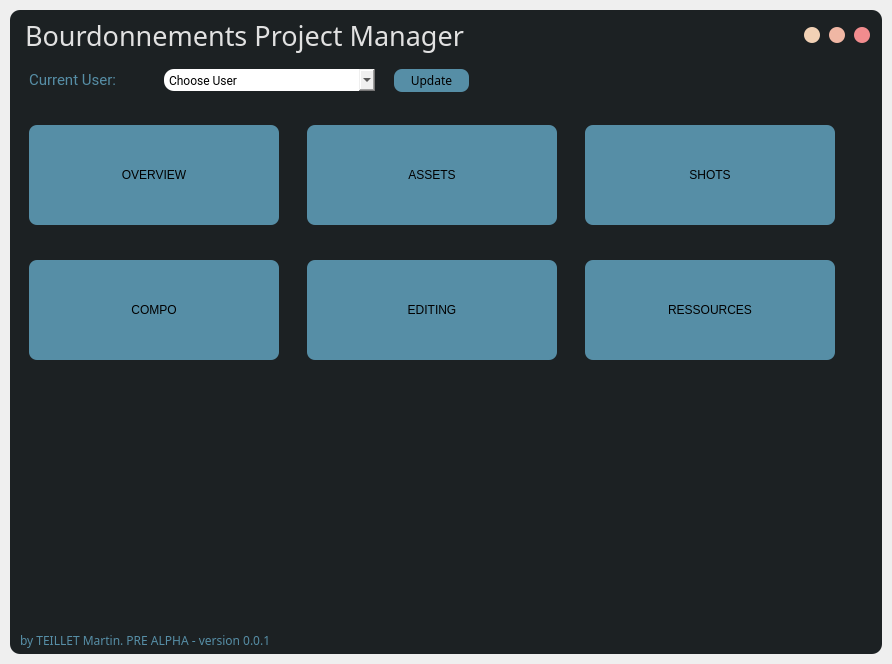
<?xml version="1.0" encoding="UTF-8"?>
<ui version="4.0">
 <class>MainWindow</class>
 <widget class="QMainWindow" name="MainWindow">
  <property name="geometry">
   <rect>
    <x>0</x>
    <y>0</y>
    <width>892</width>
    <height>664</height>
   </rect>
  </property>
  <property name="windowTitle">
   <string>MainWindow</string>
  </property>
  <widget class="QWidget" name="centralwidget">
   <layout class="QVBoxLayout" name="mainFrameLayout">
    <property name="spacing">
     <number>0</number>
    </property>
    <property name="leftMargin">
     <number>10</number>
    </property>
    <property name="topMargin">
     <number>10</number>
    </property>
    <property name="rightMargin">
     <number>10</number>
    </property>
    <property name="bottomMargin">
     <number>10</number>
    </property>
    <item>
     <widget class="QFrame" name="mainFrame">
      <property name="styleSheet">
       <string notr="true">background-color: rgb(28, 33, 35);

border-radius :10px;
</string>
      </property>
      <property name="frameShape">
       <enum>QFrame::NoFrame</enum>
      </property>
      <property name="frameShadow">
       <enum>QFrame::Raised</enum>
      </property>
      <layout class="QVBoxLayout" name="verticalLayout">
       <property name="spacing">
        <number>0</number>
       </property>
       <property name="leftMargin">
        <number>0</number>
       </property>
       <property name="topMargin">
        <number>0</number>
       </property>
       <property name="rightMargin">
        <number>0</number>
       </property>
       <property name="bottomMargin">
        <number>0</number>
       </property>
       <item>
        <widget class="QFrame" name="title_bar">
         <property name="maximumSize">
          <size>
           <width>16777215</width>
           <height>50</height>
          </size>
         </property>
         <property name="styleSheet">
          <string notr="true">background-color : none;</string>
         </property>
         <property name="frameShape">
          <enum>QFrame::NoFrame</enum>
         </property>
         <property name="frameShadow">
          <enum>QFrame::Raised</enum>
         </property>
         <layout class="QHBoxLayout" name="horizontalLayout">
          <property name="spacing">
           <number>0</number>
          </property>
          <property name="leftMargin">
           <number>0</number>
          </property>
          <property name="topMargin">
           <number>0</number>
          </property>
          <property name="rightMargin">
           <number>0</number>
          </property>
          <property name="bottomMargin">
           <number>0</number>
          </property>
          <item>
           <widget class="QFrame" name="frame_title_boubou">
            <property name="minimumSize">
             <size>
              <width>0</width>
              <height>0</height>
             </size>
            </property>
            <property name="font">
             <font>
              <family>Bebas Neue</family>
              <pointsize>14</pointsize>
             </font>
            </property>
            <property name="frameShape">
             <enum>QFrame::StyledPanel</enum>
            </property>
            <property name="frameShadow">
             <enum>QFrame::Raised</enum>
            </property>
            <layout class="QVBoxLayout" name="verticalLayout_2">
             <property name="spacing">
              <number>0</number>
             </property>
             <property name="leftMargin">
              <number>15</number>
             </property>
             <property name="topMargin">
              <number>0</number>
             </property>
             <property name="rightMargin">
              <number>0</number>
             </property>
             <property name="bottomMargin">
              <number>0</number>
             </property>
             <item>
              <widget class="QLabel" name="label_title">
               <property name="font">
                <font>
                 <family>Fira Sans Condensed</family>
                 <pointsize>20</pointsize>
                </font>
               </property>
               <property name="styleSheet">
                <string notr="true">color: rgb(225, 225, 225);</string>
               </property>
               <property name="text">
                <string>Bourdonnements Project Manager</string>
               </property>
              </widget>
             </item>
            </layout>
           </widget>
          </item>
          <item>
           <widget class="QFrame" name="frame_btns">
            <property name="maximumSize">
             <size>
              <width>90</width>
              <height>16777215</height>
             </size>
            </property>
            <property name="layoutDirection">
             <enum>Qt::LeftToRight</enum>
            </property>
            <property name="frameShape">
             <enum>QFrame::StyledPanel</enum>
            </property>
            <property name="frameShadow">
             <enum>QFrame::Raised</enum>
            </property>
            <layout class="QHBoxLayout" name="horizontalLayout_2">
             <item>
              <widget class="QPushButton" name="btn_maximize">
               <property name="minimumSize">
                <size>
                 <width>16</width>
                 <height>16</height>
                </size>
               </property>
               <property name="maximumSize">
                <size>
                 <width>16</width>
                 <height>16</height>
                </size>
               </property>
               <property name="styleSheet">
                <string notr="true">QPushButton {
	border : none;
	border-radius : 8px;
	background-color: rgb(241,209,181);
}
QPushButton:hover {
	background-color:  rgba(241,209,181, 150);
}</string>
               </property>
               <property name="text">
                <string/>
               </property>
              </widget>
             </item>
             <item>
              <widget class="QPushButton" name="btn_minimize">
               <property name="minimumSize">
                <size>
                 <width>16</width>
                 <height>16</height>
                </size>
               </property>
               <property name="maximumSize">
                <size>
                 <width>16</width>
                 <height>16</height>
                </size>
               </property>
               <property name="styleSheet">
                <string notr="true">QPushButton {
	border : none;
	border-radius : 8px;
	background-color: rgb(240,183,164);
}
QPushButton:hover {
	background-color:  rgba(240,183,164,150);
}</string>
               </property>
               <property name="text">
                <string/>
               </property>
              </widget>
             </item>
             <item>
              <widget class="QPushButton" name="btn_close">
               <property name="minimumSize">
                <size>
                 <width>16</width>
                 <height>16</height>
                </size>
               </property>
               <property name="maximumSize">
                <size>
                 <width>16</width>
                 <height>16</height>
                </size>
               </property>
               <property name="styleSheet">
                <string notr="true">QPushButton {
	border : none;
	border-radius : 8px;
	background-color: rgb(241,140,142);
}
QPushButton:hover {
	background-color:  rgba(241,140,142, 150);
}</string>
               </property>
               <property name="text">
                <string/>
               </property>
              </widget>
             </item>
            </layout>
           </widget>
          </item>
         </layout>
        </widget>
       </item>
       <item>
        <widget class="QFrame" name="contents_bar">
         <property name="styleSheet">
          <string notr="true">background-color : none;</string>
         </property>
         <property name="frameShape">
          <enum>QFrame::StyledPanel</enum>
         </property>
         <property name="frameShadow">
          <enum>QFrame::Raised</enum>
         </property>
         <layout class="QVBoxLayout" name="verticalLayout_3">
          <property name="spacing">
           <number>0</number>
          </property>
          <property name="leftMargin">
           <number>0</number>
          </property>
          <property name="topMargin">
           <number>0</number>
          </property>
          <property name="rightMargin">
           <number>0</number>
          </property>
          <property name="bottomMargin">
           <number>0</number>
          </property>
          <item>
           <widget class="QFrame" name="tabsHolder_frame">
            <property name="frameShape">
             <enum>QFrame::StyledPanel</enum>
            </property>
            <property name="frameShadow">
             <enum>QFrame::Raised</enum>
            </property>
            <layout class="QHBoxLayout" name="horizontalLayout_4">
             <property name="spacing">
              <number>0</number>
             </property>
             <property name="leftMargin">
              <number>0</number>
             </property>
             <property name="topMargin">
              <number>0</number>
             </property>
             <property name="rightMargin">
              <number>0</number>
             </property>
             <property name="bottomMargin">
              <number>0</number>
             </property>
             <item>
              <widget class="QFrame" name="tabsLeft_frame">
               <property name="maximumSize">
                <size>
                 <width>10</width>
                 <height>16777215</height>
                </size>
               </property>
               <property name="frameShape">
                <enum>QFrame::StyledPanel</enum>
               </property>
               <property name="frameShadow">
                <enum>QFrame::Raised</enum>
               </property>
              </widget>
             </item>
             <item>
              <widget class="QFrame" name="tabsMid_frame">
               <property name="frameShape">
                <enum>QFrame::StyledPanel</enum>
               </property>
               <property name="frameShadow">
                <enum>QFrame::Raised</enum>
               </property>
               <layout class="QVBoxLayout" name="verticalLayout_4">
                <item>
                 <widget class="QFrame" name="tab_user_selection">
                  <property name="maximumSize">
                   <size>
                    <width>16777215</width>
                    <height>50</height>
                   </size>
                  </property>
                  <property name="frameShape">
                   <enum>QFrame::StyledPanel</enum>
                  </property>
                  <property name="frameShadow">
                   <enum>QFrame::Raised</enum>
                  </property>
                  <layout class="QHBoxLayout" name="horizontalLayout_5">
                   <property name="spacing">
                    <number>0</number>
                   </property>
                   <property name="leftMargin">
                    <number>0</number>
                   </property>
                   <property name="topMargin">
                    <number>0</number>
                   </property>
                   <property name="rightMargin">
                    <number>0</number>
                   </property>
                   <property name="bottomMargin">
                    <number>0</number>
                   </property>
                   <item>
                    <widget class="QFrame" name="tabUserLabelContainer">
                     <property name="maximumSize">
                      <size>
                       <width>125</width>
                       <height>16777215</height>
                      </size>
                     </property>
                     <property name="frameShape">
                      <enum>QFrame::StyledPanel</enum>
                     </property>
                     <property name="frameShadow">
                      <enum>QFrame::Raised</enum>
                     </property>
                     <widget class="QLabel" name="label_user">
                      <property name="geometry">
                       <rect>
                        <x>0</x>
                        <y>3</y>
                        <width>111</width>
                        <height>16</height>
                       </rect>
                      </property>
                      <property name="font">
                       <font>
                        <family>Roboto</family>
                        <pointsize>11</pointsize>
                       </font>
                      </property>
                      <property name="styleSheet">
                       <string notr="true">color: rgb(86, 142, 166);</string>
                      </property>
                      <property name="text">
                       <string>Current User:</string>
                      </property>
                     </widget>
                    </widget>
                   </item>
                   <item>
                    <widget class="QFrame" name="tabUser">
                     <property name="maximumSize">
                      <size>
                       <width>240</width>
                       <height>16777215</height>
                      </size>
                     </property>
                     <property name="frameShape">
                      <enum>QFrame::StyledPanel</enum>
                     </property>
                     <property name="frameShadow">
                      <enum>QFrame::Raised</enum>
                     </property>
                     <widget class="QComboBox" name="comboBox_User">
                      <property name="geometry">
                       <rect>
                        <x>10</x>
                        <y>0</y>
                        <width>211</width>
                        <height>22</height>
                       </rect>
                      </property>
                      <property name="font">
                       <font>
                        <family>Roboto</family>
                        <weight>50</weight>
                        <bold>false</bold>
                       </font>
                      </property>
                      <property name="autoFillBackground">
                       <bool>false</bool>
                      </property>
                      <property name="styleSheet">
                       <string notr="true"/>
                      </property>
                      <item>
                       <property name="text">
                        <string>Choose User</string>
                       </property>
                      </item>
                      <item>
                       <property name="text">
                        <string>Aude</string>
                       </property>
                      </item>
                      <item>
                       <property name="text">
                        <string>Lena</string>
                       </property>
                      </item>
                      <item>
                       <property name="text">
                        <string>PierreLouis</string>
                       </property>
                      </item>
                      <item>
                       <property name="text">
                        <string>Martin</string>
                       </property>
                      </item>
                      <item>
                       <property name="text">
                        <string>Melanie</string>
                       </property>
                      </item>
                      <item>
                       <property name="text">
                        <string>Zoe</string>
                       </property>
                      </item>
                     </widget>
                    </widget>
                   </item>
                   <item>
                    <widget class="QFrame" name="tabUserBtn">
                     <property name="maximumSize">
                      <size>
                       <width>16777215</width>
                       <height>16777215</height>
                      </size>
                     </property>
                     <property name="font">
                      <font>
                       <family>Overpass Mono Light</family>
                      </font>
                     </property>
                     <property name="frameShape">
                      <enum>QFrame::StyledPanel</enum>
                     </property>
                     <property name="frameShadow">
                      <enum>QFrame::Raised</enum>
                     </property>
                     <widget class="QPushButton" name="btn_updateUser">
                      <property name="geometry">
                       <rect>
                        <x>0</x>
                        <y>0</y>
                        <width>75</width>
                        <height>23</height>
                       </rect>
                      </property>
                      <property name="font">
                       <font>
                        <family>Overpass Mono Light</family>
                       </font>
                      </property>
                      <property name="styleSheet">
                       <string notr="true">QPushButton {
	border : none;
	border-radius : 8px;
	background-color: rgb(86,142,166);
}
QPushButton:hover {
	background-color:  rgba(86,142,166, 150);
}</string>
                      </property>
                      <property name="text">
                       <string>Update</string>
                      </property>
                      <property name="flat">
                       <bool>false</bool>
                      </property>
                     </widget>
                    </widget>
                   </item>
                  </layout>
                 </widget>
                </item>
                <item>
                 <widget class="QFrame" name="tab_contents">
                  <property name="frameShape">
                   <enum>QFrame::StyledPanel</enum>
                  </property>
                  <property name="frameShadow">
                   <enum>QFrame::Raised</enum>
                  </property>
                  <layout class="QVBoxLayout" name="verticalLayout_5">
                   <property name="spacing">
                    <number>0</number>
                   </property>
                   <property name="leftMargin">
                    <number>0</number>
                   </property>
                   <property name="topMargin">
                    <number>0</number>
                   </property>
                   <property name="rightMargin">
                    <number>0</number>
                   </property>
                   <property name="bottomMargin">
                    <number>0</number>
                   </property>
                   <item>
                    <widget class="QFrame" name="option_bar_top">
                     <property name="frameShape">
                      <enum>QFrame::StyledPanel</enum>
                     </property>
                     <property name="frameShadow">
                      <enum>QFrame::Raised</enum>
                     </property>
                     <layout class="QHBoxLayout" name="horizontalLayout_6">
                      <property name="spacing">
                       <number>0</number>
                      </property>
                      <property name="leftMargin">
                       <number>0</number>
                      </property>
                      <property name="topMargin">
                       <number>0</number>
                      </property>
                      <property name="rightMargin">
                       <number>0</number>
                      </property>
                      <property name="bottomMargin">
                       <number>0</number>
                      </property>
                      <item>
                       <widget class="QFrame" name="option_01_bar">
                        <property name="frameShape">
                         <enum>QFrame::StyledPanel</enum>
                        </property>
                        <property name="frameShadow">
                         <enum>QFrame::Raised</enum>
                        </property>
                        <widget class="QPushButton" name="overview_btn">
                         <property name="geometry">
                          <rect>
                           <x>0</x>
                           <y>0</y>
                           <width>250</width>
                           <height>100</height>
                          </rect>
                         </property>
                         <property name="minimumSize">
                          <size>
                           <width>0</width>
                           <height>0</height>
                          </size>
                         </property>
                         <property name="styleSheet">
                          <string notr="true">QPushButton {
	border : none;
	border-radius : 8px;
	background-color: rgb(86,142,166);
}
QPushButton:hover {
	background-color:  rgba(86,142,166, 150);
}</string>
                         </property>
                         <property name="text">
                          <string>OVERVIEW</string>
                         </property>
                        </widget>
                       </widget>
                      </item>
                      <item>
                       <widget class="QFrame" name="option_02_bar">
                        <property name="frameShape">
                         <enum>QFrame::StyledPanel</enum>
                        </property>
                        <property name="frameShadow">
                         <enum>QFrame::Raised</enum>
                        </property>
                        <widget class="QPushButton" name="assets_btn">
                         <property name="geometry">
                          <rect>
                           <x>0</x>
                           <y>0</y>
                           <width>250</width>
                           <height>100</height>
                          </rect>
                         </property>
                         <property name="minimumSize">
                          <size>
                           <width>0</width>
                           <height>0</height>
                          </size>
                         </property>
                         <property name="styleSheet">
                          <string notr="true">QPushButton {
	border : none;
	border-radius : 8px;
	background-color: rgb(86,142,166);
}
QPushButton:hover {
	background-color:  rgba(86,142,166, 150);
}</string>
                         </property>
                         <property name="text">
                          <string>ASSETS</string>
                         </property>
                        </widget>
                       </widget>
                      </item>
                      <item>
                       <widget class="QFrame" name="option_03_bar">
                        <property name="frameShape">
                         <enum>QFrame::StyledPanel</enum>
                        </property>
                        <property name="frameShadow">
                         <enum>QFrame::Raised</enum>
                        </property>
                        <widget class="QPushButton" name="shots_btn">
                         <property name="geometry">
                          <rect>
                           <x>0</x>
                           <y>0</y>
                           <width>250</width>
                           <height>100</height>
                          </rect>
                         </property>
                         <property name="minimumSize">
                          <size>
                           <width>0</width>
                           <height>0</height>
                          </size>
                         </property>
                         <property name="styleSheet">
                          <string notr="true">QPushButton {
	border : none;
	border-radius : 8px;
	background-color: rgb(86,142,166);
}
QPushButton:hover {
	background-color:  rgba(86,142,166, 150);
}</string>
                         </property>
                         <property name="text">
                          <string>SHOTS</string>
                         </property>
                        </widget>
                       </widget>
                      </item>
                     </layout>
                    </widget>
                   </item>
                   <item>
                    <widget class="QFrame" name="opton_bar_mid">
                     <property name="frameShape">
                      <enum>QFrame::StyledPanel</enum>
                     </property>
                     <property name="frameShadow">
                      <enum>QFrame::Raised</enum>
                     </property>
                     <layout class="QHBoxLayout" name="horizontalLayout_7">
                      <property name="spacing">
                       <number>0</number>
                      </property>
                      <property name="leftMargin">
                       <number>0</number>
                      </property>
                      <property name="topMargin">
                       <number>0</number>
                      </property>
                      <property name="rightMargin">
                       <number>0</number>
                      </property>
                      <property name="bottomMargin">
                       <number>0</number>
                      </property>
                      <item>
                       <widget class="QFrame" name="option_04_bar">
                        <property name="frameShape">
                         <enum>QFrame::StyledPanel</enum>
                        </property>
                        <property name="frameShadow">
                         <enum>QFrame::Raised</enum>
                        </property>
                        <widget class="QPushButton" name="compo_btn">
                         <property name="geometry">
                          <rect>
                           <x>0</x>
                           <y>0</y>
                           <width>250</width>
                           <height>100</height>
                          </rect>
                         </property>
                         <property name="minimumSize">
                          <size>
                           <width>0</width>
                           <height>0</height>
                          </size>
                         </property>
                         <property name="styleSheet">
                          <string notr="true">QPushButton {
	border : none;
	border-radius : 8px;
	background-color: rgb(86,142,166);
}
QPushButton:hover {
	background-color:  rgba(86,142,166, 150);
}</string>
                         </property>
                         <property name="text">
                          <string>COMPO</string>
                         </property>
                        </widget>
                       </widget>
                      </item>
                      <item>
                       <widget class="QFrame" name="option_05_bar">
                        <property name="frameShape">
                         <enum>QFrame::StyledPanel</enum>
                        </property>
                        <property name="frameShadow">
                         <enum>QFrame::Raised</enum>
                        </property>
                        <widget class="QPushButton" name="editing_btn">
                         <property name="geometry">
                          <rect>
                           <x>0</x>
                           <y>0</y>
                           <width>250</width>
                           <height>100</height>
                          </rect>
                         </property>
                         <property name="minimumSize">
                          <size>
                           <width>0</width>
                           <height>0</height>
                          </size>
                         </property>
                         <property name="styleSheet">
                          <string notr="true">QPushButton {
	border : none;
	border-radius : 8px;
	background-color: rgb(86,142,166);
}
QPushButton:hover {
	background-color:  rgba(86,142,166, 150);
}</string>
                         </property>
                         <property name="text">
                          <string>EDITING</string>
                         </property>
                        </widget>
                       </widget>
                      </item>
                      <item>
                       <widget class="QFrame" name="option_06_bar">
                        <property name="frameShape">
                         <enum>QFrame::StyledPanel</enum>
                        </property>
                        <property name="frameShadow">
                         <enum>QFrame::Raised</enum>
                        </property>
                        <widget class="QPushButton" name="ressources_btn">
                         <property name="geometry">
                          <rect>
                           <x>0</x>
                           <y>0</y>
                           <width>250</width>
                           <height>100</height>
                          </rect>
                         </property>
                         <property name="minimumSize">
                          <size>
                           <width>0</width>
                           <height>0</height>
                          </size>
                         </property>
                         <property name="styleSheet">
                          <string notr="true">QPushButton {
	border : none;
	border-radius : 8px;
	background-color: rgb(86,142,166);
}
QPushButton:hover {
	background-color:  rgba(86,142,166, 150);
}</string>
                         </property>
                         <property name="text">
                          <string>RESSOURCES</string>
                         </property>
                        </widget>
                       </widget>
                      </item>
                     </layout>
                    </widget>
                   </item>
                   <item>
                    <widget class="QFrame" name="option_bar_bot">
                     <property name="frameShape">
                      <enum>QFrame::StyledPanel</enum>
                     </property>
                     <property name="frameShadow">
                      <enum>QFrame::Raised</enum>
                     </property>
                    </widget>
                   </item>
                  </layout>
                 </widget>
                </item>
                <item>
                 <widget class="QFrame" name="tabBottom">
                  <property name="maximumSize">
                   <size>
                    <width>16777215</width>
                    <height>50</height>
                   </size>
                  </property>
                  <property name="frameShape">
                   <enum>QFrame::StyledPanel</enum>
                  </property>
                  <property name="frameShadow">
                   <enum>QFrame::Raised</enum>
                  </property>
                 </widget>
                </item>
               </layout>
              </widget>
             </item>
             <item>
              <widget class="QFrame" name="tabsRight_frame">
               <property name="maximumSize">
                <size>
                 <width>10</width>
                 <height>16777215</height>
                </size>
               </property>
               <property name="styleSheet">
                <string notr="true"/>
               </property>
               <property name="frameShape">
                <enum>QFrame::StyledPanel</enum>
               </property>
               <property name="frameShadow">
                <enum>QFrame::Raised</enum>
               </property>
              </widget>
             </item>
            </layout>
           </widget>
          </item>
          <item>
           <widget class="QFrame" name="underTabs_frame">
            <property name="maximumSize">
             <size>
              <width>16777215</width>
              <height>30</height>
             </size>
            </property>
            <property name="frameShape">
             <enum>QFrame::StyledPanel</enum>
            </property>
            <property name="frameShadow">
             <enum>QFrame::Raised</enum>
            </property>
           </widget>
          </item>
         </layout>
        </widget>
       </item>
       <item>
        <widget class="QFrame" name="credits_bar">
         <property name="maximumSize">
          <size>
           <width>16777215</width>
           <height>30</height>
          </size>
         </property>
         <property name="styleSheet">
          <string notr="true">background-color : none;</string>
         </property>
         <property name="frameShape">
          <enum>QFrame::StyledPanel</enum>
         </property>
         <property name="frameShadow">
          <enum>QFrame::Raised</enum>
         </property>
         <layout class="QHBoxLayout" name="horizontalLayout_3">
          <property name="spacing">
           <number>0</number>
          </property>
          <property name="leftMargin">
           <number>0</number>
          </property>
          <property name="topMargin">
           <number>0</number>
          </property>
          <property name="rightMargin">
           <number>0</number>
          </property>
          <property name="bottomMargin">
           <number>0</number>
          </property>
          <item>
           <widget class="QFrame" name="credits_version">
            <property name="frameShape">
             <enum>QFrame::StyledPanel</enum>
            </property>
            <property name="frameShadow">
             <enum>QFrame::Raised</enum>
            </property>
            <widget class="QLabel" name="label_alphaversion">
             <property name="geometry">
              <rect>
               <x>10</x>
               <y>8</y>
               <width>371</width>
               <height>16</height>
              </rect>
             </property>
             <property name="font">
              <font>
               <family>Overpass Mono Light</family>
              </font>
             </property>
             <property name="styleSheet">
              <string notr="true">color: rgb(86, 142, 166);</string>
             </property>
             <property name="text">
              <string>by TEILLET Martin. PRE ALPHA - version 0.0.1</string>
             </property>
            </widget>
           </widget>
          </item>
          <item>
           <widget class="QFrame" name="credits_right">
            <property name="maximumSize">
             <size>
              <width>90</width>
              <height>16777215</height>
             </size>
            </property>
            <property name="frameShape">
             <enum>QFrame::StyledPanel</enum>
            </property>
            <property name="frameShadow">
             <enum>QFrame::Raised</enum>
            </property>
           </widget>
          </item>
         </layout>
        </widget>
       </item>
      </layout>
     </widget>
    </item>
   </layout>
  </widget>
 </widget>
 <resources/>
 <connections/>
</ui>
